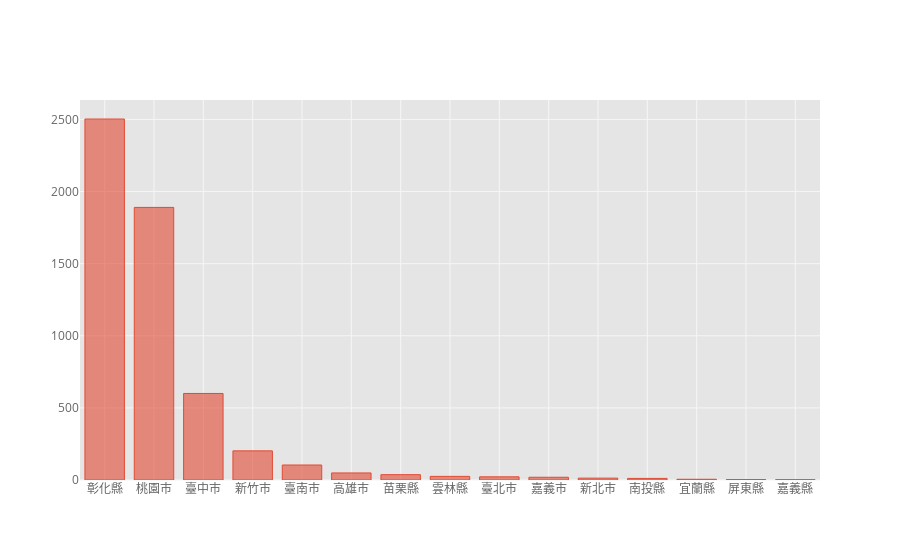

Source (notebook cell):
### Code cell
df.county.value_counts().iplot(kind='bar')

### Figure 1 — Plotly figure (JSON) as saved in the notebook; plotly's stock layout.template omitted (floating-point values rounded to 4 significant figures)
{"data": [{"marker": {"color": "rgba(226, 74, 51, 0.6)", "line": {"color": "rgba(226, 74, 51, 1.0)", "width": 1}}, "name": "county", "orientation": "v", "text": "", "type": "bar", "uid": "d4a245a9-4f2c-40a8-b188-85f12997625c", "x": ["彰化縣", "桃園市", "臺中市", "新竹市", "臺南市", "高雄市", "苗栗縣", "雲林縣", "臺北市", "嘉義市", "新北市", "南投縣", "宜蘭縣", "屏東縣", "嘉義縣"], "y": [2503, 1890, 600, 202, 104, 49, 37, 25, 22, 19, 13, 11, 5, 3, 2]}], "layout": {"autosize": true, "legend": {"bgcolor": "#FFFFFF", "font": {"color": "#666666"}}, "paper_bgcolor": "#FFFFFF", "plot_bgcolor": "#E5E5E5", "title": {"font": {"color": "#151516"}}, "xaxis": {"autorange": true, "gridcolor": "#F6F6F6", "range": [-0.5, 14.5], "showgrid": true, "tickfont": {"color": "#666666"}, "title": {"font": {"color": "#666666"}, "text": ""}, "type": "category", "zerolinecolor": "#F6F6F6"}, "yaxis": {"autorange": true, "gridcolor": "#F6F6F6", "range": [0, 2635.0], "showgrid": true, "tickfont": {"color": "#666666"}, "title": {"font": {"color": "#666666"}, "text": ""}, "type": "linear", "zerolinecolor": "#F6F6F6"}}}
